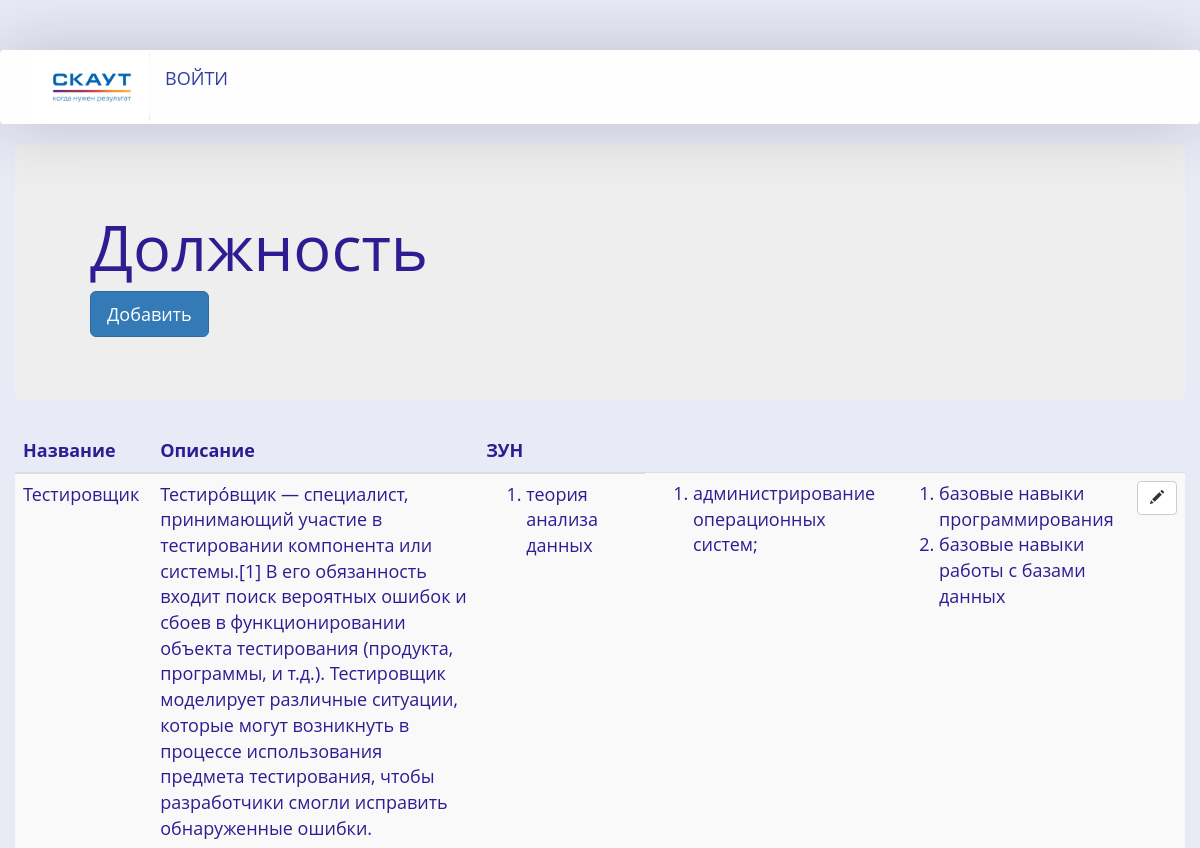
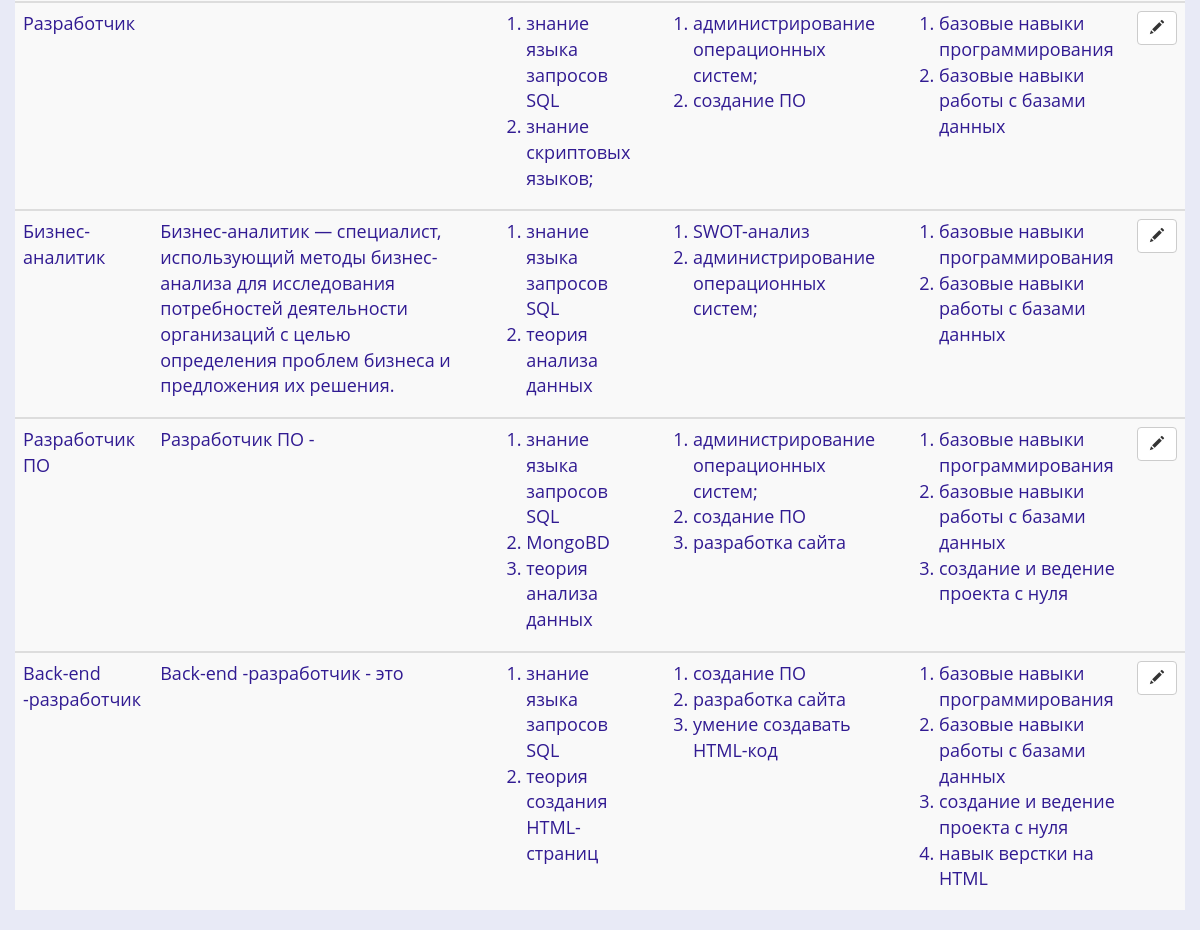
Screenshot of /jobs/ with the database file from the repository (2 pictures, top to bottom).
### cmp/models.py (models this page shows, shortened)
class Job(models.Model):
    name = models.CharField(max_length=30, blank=True, verbose_name='Название')
    is_active = models.BooleanField(default=True, verbose_name='Действующий')
    discription = models.TextField(max_length=500, blank=True, verbose_name='Описание')
    knowledge = models.ManyToManyField(Knowledge, related_name = 'know_list', verbose_name='Знания')
    proficiency = models.ManyToManyField(Proficiency, related_name = 'prof_list',verbose_name='Умения')
    skills = models.ManyToManyField(Skills, related_name = 'skills_list',verbose_name='Навыки')

class Knowledge(models.Model):
    name = models.CharField(max_length=200, blank=True, verbose_name='Название')
    discription = models.TextField(max_length=500, blank=True, verbose_name='Описание' )
    def __str__(self):
        return self.name

class Proficiency(models.Model):
    name = models.CharField(max_length=200, blank=True, verbose_name='Название')
    discription = models.TextField(max_length=500, blank=True, verbose_name='Описание')
    def __str__(self):
        return self.name

class Skills(models.Model):
    name = models.CharField(max_length=200, blank=True, verbose_name='Название')
    discription = models.TextField(max_length=500, blank=True, verbose_name='Описание')
    def __str__(self):
        return self.name

### cmp/views.py (the view)
# urls.py: url(r'^jobs/$', views.JobsListView.as_view(), name = 'jobs'),
class JobsListView(generic.ListView):
    model = Job
    def get_queryset(self):
        return Job.objects.all()

### cmp/templates/cmp/job_list.html (shortened to what this page needs)
{% extends "base_generic.html" %}
{% block content %}
<div class="jumbotron">
    <div class="container">
      <h1>Должность</h1>
      <p><a class="btn btn-primary btn-lg" href="{% url 'post_new_jobs' %}" role="button"> Добавить</a></p>
    </div>
  </div>
 {% if job_list %}
          <div class="table-responsive">
            <table class="table table-striped table-sm">
              <thead>
                <tr>
                  <th>Название</th>
                  <th>Описание</th>
                  <th>ЗУН</th>
                </tr>
              </thead>
              <tbody>
              {% for job in job_list %}
                <tr>
                  <td>{{ job.name }}</td>
                  <td>{{ job.discription }}</td>
                  <td> <ol>
                  {% for knowledge in job.knowledge.all %}
                  <li>{{ knowledge }}</li>
                  {% endfor %}
                  </ol></td>
                    <td> <ol>
                  {% for proficiency in job.proficiency.all %}
                  <li>{{ proficiency }}</li>
                  {% endfor %}
                  </ol></td>
                                    <td><ol>
                  {% for skills in job.skills.all %}
                  <li>{{ skills }}</li>
                  {% endfor %}
                  </ol></td>
                  <td><a class="btn btn-default" href="{% url 'post_edit_jobs' pk=job.pk %}"><span class="glyphicon glyphicon-pencil"></span></a></td>
                </tr>
              </tbody>
              {% endfor %}
            </table>
          </div>
</div>
</div>
    {% else %}
      <p>Еще не зарегестрировано ни одной должности.</p>
    {% endif %}
{% endblock %}

### cmp/static/css/styles.css (style rules this page uses)
body { font-family: 'Open Sans', sans-serif; font-size: 18px; color: #311b92; background: #e8eaf6; font-weight: normal; }

### rows the page displays
Job: name "Тестировщик", discription "Тестиро́вщик — специалист, принимающий участие в тестировании компонента или системы.[1] В его обязанность входит поиск вероятных ошибок и сбоев в функционировании объекта тестирования (продукта, программы, и т.д.). Тестировщик моделирует различные ситуации, которые могут возникнуть в процессе использования предмета тестирования, чтобы разработчики смогли исправить обнаруженные ошибки."
Knowledge: name "теория анализа данных"
Proficiency: name "администрирование операционных систем;"
Skills: name "базовые навыки программирования"
Skills: name "базовые навыки работы с базами данных"
Job: name "Разработчик"
Knowledge: name "знание языка запросов SQL"
Knowledge: name "знание скриптовых языков;"
Proficiency: name "создание ПО"
Job: name "Бизнес-аналитик", discription "Бизнес-аналитик — специалист, использующий методы бизнес-анализа для исследования потребностей деятельности организаций с целью определения проблем бизнеса и предложения их решения."
Proficiency: name "SWOT-анализ"
Job: name "Разработчик ПО", discription "Разработчик ПО -"
Knowledge: name "MongoBD"
Proficiency: name "разработка сайта"
Skills: name "создание и ведение проекта с нуля"
Job: name "Back-end -разработчик", discription "Back-end -разработчик - это"
Knowledge: name "теория создания HTML-страниц"
Proficiency: name "умение создавать HTML-код"
Skills: name "навык верстки на HTML"
